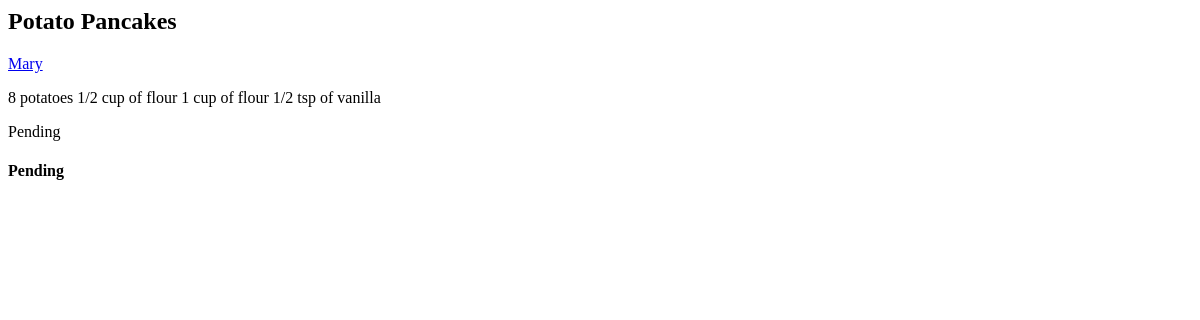
/post/1/, run on an earlier commit of the app's database.
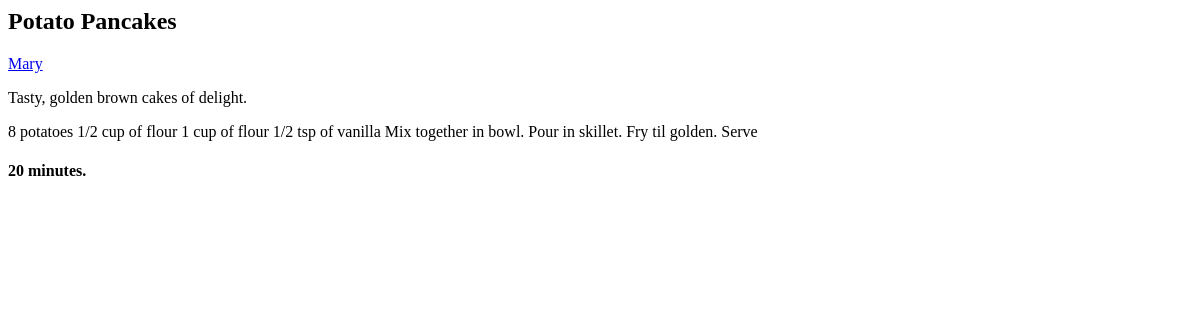
And on a later commit of the database.
### homepage/models.py (models this page shows, shortened)
class Recipe(models.Model):
    title = models.CharField(max_length=80)
    body = models.TextField()
    instructions = models.TextField(default="Pending")
    time_required = models.CharField(max_length=50, default="Pending")
    post_date = models.DateTimeField(default=timezone.now)
    author = models.ForeignKey(Author, on_delete=models.CASCADE)

class Author(models.Model):
    name = models.CharField(max_length=80)
    bio = models.TextField(default="Pending")
    def __str__(self):
        return self.name

### homepage/views.py (the view)
# urls.py: path('post/<int:post_id>/', post_detail),
def post_detail(request, post_id):
    html = "post_detail.html"
    my_recipe = Recipe.objects.filter(id=post_id).first()
    return render(request, html, {"post": my_recipe})

### templates/post_detail.html
<div class="container">
    {% if not post %}
        <h1>The post you are looking for is non existent!</h1>
        {% else %}
        <h2>{{ post.title }}</h2>
        <a href="/author/{{ post.author.id }}">{{ post.author }}</a>
        <p>{{ post.body }}</p>
        <p>{{ post.instructions }}</p>
        <h4>{{ post.time_required }}</h4>
    {% endif %}
</div>

What changed in the data, as far as the page shows it:
changed Recipe "Potato Pancakes": body "8 potatoes 1/2 cup of flour 1 cup of flour 1/2 tsp of vanilla" → "Tasty, golden brown cakes of delight."; instructions "Pending" → "8 potatoes 1/2 cup of flour 1 cup of flour 1/2 tsp of vanilla Mix together in bowl. Pour in skillet. Fry til golden. Serve"; time_required "Pending" → "20 minutes."
